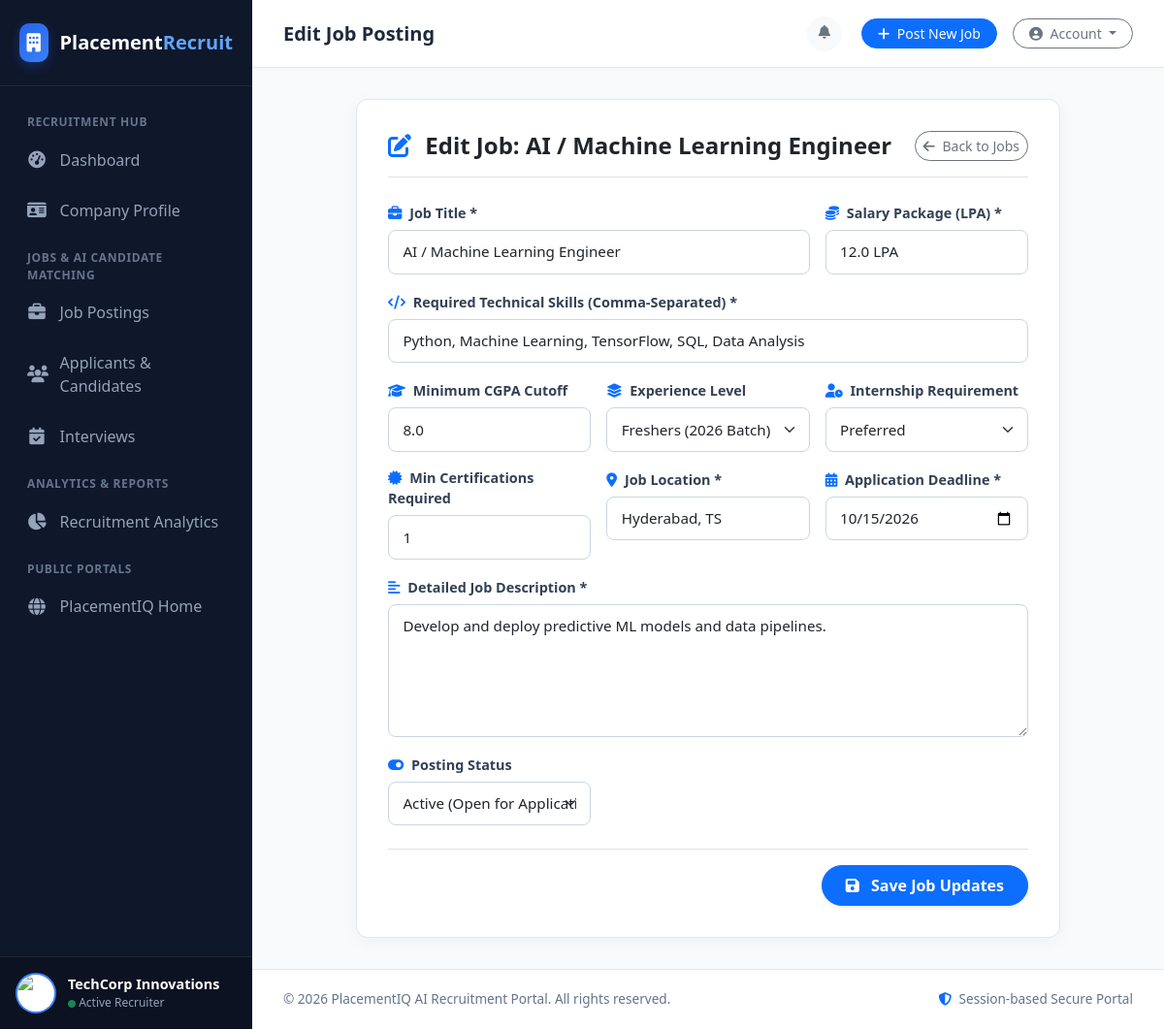
The app's page /company/jobs/2/edit (signed in) with its own data.
### tables this page shows
CREATE TABLE companies (
            id INTEGER PRIMARY KEY AUTOINCREMENT,
            company_name TEXT NOT NULL,
            email TEXT UNIQUE NOT NULL,
            password_hash TEXT NOT NULL,
            contact_person TEXT,
            phone TEXT,
            industry TEXT DEFAULT 'Information Technology',
            location TEXT DEFAULT 'Bengaluru, India',
            website TEXT,
            company_size TEXT DEFAULT '100-500 Employees',
            description TEXT,
            logo TEXT DEFAULT 'default_company.png',
            is_verified INTEGER DEFAULT 1,
            reset_token TEXT,
            created_at DATETIME DEFAULT CURRENT_TIMESTAMP
        );

CREATE TABLE jobs (
            id INTEGER PRIMARY KEY AUTOINCREMENT,
            company_id INTEGER NOT NULL,
            title TEXT NOT NULL,
            description TEXT NOT NULL,
            required_skills TEXT NOT NULL,
            min_cgpa REAL DEFAULT 6.0,
            required_certifications INTEGER DEFAULT 0,
            internship_required TEXT DEFAULT 'No',
            experience_level TEXT DEFAULT 'Freshers',
            salary_package TEXT NOT NULL,
            location TEXT NOT NULL,
            deadline DATE NOT NULL,
            status TEXT DEFAULT 'Active',
            created_at DATETIME DEFAULT CURRENT_TIMESTAMP,
            updated_at DATETIME DEFAULT CURRENT_TIMESTAMP,
            FOREIGN KEY (company_id) REFERENCES companies(id) ON DELETE CASCADE
        );

### routes/company.py (the view, shortened to what this page needs)
@company_bp.route('/jobs/<int:job_id>/edit', methods=['GET', 'POST'])
@company_login_required
def job_edit(job_id):
    company_id = session['company_id']
    job = database.get_job_by_id(job_id)
    if not job or job['company_id'] != company_id:
        flash('Job not found or access denied.', 'danger')
        return redirect(url_for('company.jobs_list'))
    return render_template('company/jobs/edit.html', job=job)

### templates/company/jobs/edit.html (shortened to what this page needs)
{% extends 'company/company_base.html' %}
{% block page_header %}Edit Job Posting{% endblock %}
{% block content %}
<div class="row justify-content-center">
    <div class="col-lg-10">
        <div class="form-card">
            <div class="d-flex align-items-center justify-content-between mb-4 pb-3 border-bottom">
                <h4 class="fw-bold text-dark mb-0"><i class="fas fa-edit text-primary me-2"></i> Edit Job: {{ job.title }}</h4>
                <a href="{{ url_for('company.jobs_list') }}" class="btn btn-sm btn-outline-secondary rounded-pill">
                    <i class="fas fa-arrow-left me-1"></i> Back to Jobs
                </a>
            </div>
            <form action="{{ url_for('company.job_edit', job_id=job.id) }}" method="POST">
                <div class="row g-3">
                    <div class="col-md-8">
                        <label class="form-label"><i class="fas fa-briefcase text-primary me-1"></i> Job Title *</label>
                        <input type="text" class="form-control" name="title" value="{{ job.title }}" required>
                    </div>
                    <div class="col-md-4">
                        <label class="form-label"><i class="fas fa-coins text-primary me-1"></i> Salary Package (LPA) *</label>
                        <input type="text" class="form-control" name="salary_package" value="{{ job.salary_package }}" required>
                    </div>
                    <div class="col-12">
                        <label class="form-label"><i class="fas fa-code text-primary me-1"></i> Required Technical Skills (Comma-Separated) *</label>
                        <input type="text" class="form-control" name="required_skills" value="{{ job.required_skills }}" required>
                    </div>
                    <div class="col-md-4">
                        <label class="form-label"><i class="fas fa-graduation-cap text-primary me-1"></i> Minimum CGPA Cutoff</label>
                        <input type="number" step="0.1" min="0" max="10" class="form-control" name="min_cgpa" value="{{ job.min_cgpa }}">
                    </div>
                    <div class="col-md-4">
                        <label class="form-label"><i class="fas fa-layer-group text-primary me-1"></i> Experience Level</label>
                        <select class="form-select" name="experience_level">
                            <option value="Freshers" {% if job.experience_level == 'Freshers' %}selected{% endif %}>Freshers (2026 Batch)</option>
                        </select>
                    </div>
                    <div class="col-md-4">
                        <label class="form-label"><i class="fas fa-user-clock text-primary me-1"></i> Internship Requirement</label>
                        <select class="form-select" name="internship_required">
                            <option value="Preferred" {% if job.internship_required == 'Preferred' %}selected{% endif %}>Preferred</option>
                        </select>
                    </div>
                    <div class="col-md-4">
                        <label class="form-label"><i class="fas fa-certificate text-primary me-1"></i> Min Certifications Required</label>
                        <input type="number" min="0" class="form-control" name="required_certifications" value="{{ job.required_certifications }}">
                    </div>
                    <div class="col-md-4">
                        <label class="form-label"><i class="fas fa-map-marker-alt text-primary me-1"></i> Job Location *</label>
                        <input type="text" class="form-control" name="location" value="{{ job.location }}" required>
                    </div>
                    <div class="col-md-4">
                        <label class="form-label"><i class="fas fa-calendar-alt text-primary me-1"></i> Application Deadline *</label>
                        <input type="date" class="form-control" name="deadline" value="{{ job.deadline }}" required>
                    </div>
                    <div class="col-12">
                        <label class="form-label"><i class="fas fa-align-left text-primary me-1"></i> Detailed Job Description *</label>
                        <textarea class="form-control" name="description" rows="5" required>{{ job.description }}</textarea>
                    </div>
                    <div class="col-md-4">
                        <label class="form-label"><i class="fas fa-toggle-on text-primary me-1"></i> Posting Status</label>
                        <select class="form-select" name="status">
                            <option value="Active" {% if job.status == 'Active' %}selected{% endif %}>Active (Open for Applications)</option>
                        </select>
                    </div>
                </div>
                <div class="mt-4 pt-3 border-top text-end">
                    <button type="submit" class="btn btn-primary rounded-pill px-4 py-2 fw-bold shadow-sm">
                        <i class="fas fa-save me-2"></i> Save Job Updates
                    </button>
                </div>
            </form>
        </div>
    </div>
</div>
{% endblock %}

### templates/company/company_base.html (shortened to what this page needs)
<!DOCTYPE html>
<html lang="en">
<head>
    <link href="https://cdn.jsdelivr.net/npm/bootstrap@5.3.0/dist/css/bootstrap.min.css" rel="stylesheet">
    <link rel="stylesheet" href="https://cdnjs.cloudflare.com/ajax/libs/font-awesome/6.4.0/css/all.min.css">
    <link rel="stylesheet" href="{{ url_for('static', filename='css/company.css') }}">
</head>
<body class="company-body">
    <div class="company-wrapper">
        <aside class="company-sidebar" id="companySidebar">
            <div class="company-sidebar-header">
                <a href="{{ url_for('company.dashboard') }}" class="company-sidebar-brand">
                    <div class="company-brand-icon">
                        <i class="fas fa-building"></i>
                    </div>
                    <span>Placement<span style="color: #60a5fa;">Recruit</span></span>
                </a>
            </div>
            <ul class="company-sidebar-menu">
                <li class="company-menu-label">Recruitment Hub</li>
                <li class="company-menu-item">
                    <a href="{{ url_for('company.dashboard') }}" class="company-menu-link {% if request.endpoint == 'company.dashboard' %}active{% endif %}">
                        <i class="fas fa-tachometer-alt"></i>
                        <span>Dashboard</span>
                    </a>
                </li>
                <li class="company-menu-item">
                    <a href="{{ url_for('company.profile') }}" class="company-menu-link {% if request.endpoint == 'company.profile' %}active{% endif %}">
                        <i class="fas fa-id-card"></i>
                        <span>Company Profile</span>
                    </a>
                </li>
                <li class="company-menu-label">Jobs & AI Candidate Matching</li>
                <li class="company-menu-item">
                    <a href="{{ url_for('company.jobs_list') }}" class="company-menu-link {% if 'jobs' in request.endpoint %}active{% endif %}">
                        <i class="fas fa-briefcase"></i>
                        <span>Job Postings</span>
                    </a>
                </li>
                <li class="company-menu-item">
                    <a href="{{ url_for('company.candidate_list') }}" class="company-menu-link {% if 'candidate' in request.endpoint %}active{% endif %}">
                        <i class="fas fa-users"></i>
                        <span>Applicants & Candidates</span>
                    </a>
                </li>
                <li class="company-menu-item">
                    <a href="{{ url_for('company.interviews_list') }}" class="company-menu-link {% if 'interview' in request.endpoint %}active{% endif %}">
                        <i class="fas fa-calendar-check"></i>
                        <span>Interviews</span>
                    </a>
                </li>
                <li class="company-menu-label">Analytics & Reports</li>
                <li class="company-menu-item">
                    <a href="{{ url_for('company.analytics') }}" class="company-menu-link {% if request.endpoint == 'company.analytics' %}active{% endif %}">
                        <i class="fas fa-chart-pie"></i>
                        <span>Recruitment Analytics</span>
                    </a>
                </li>
                <li class="company-menu-label">Public Portals</li>
                <li class="company-menu-item">
                    <a href="{{ url_for('public.home') }}" class="company-menu-link" target="_blank">
                        <i class="fas fa-globe"></i>
                        <span>PlacementIQ Home</span>
                    </a>
                </li>
            </ul>
            <div class="company-sidebar-footer">
                <div class="company-user-card">
                    <img src="{{ url_for('static', filename='uploads/company_logos/' + session.get('company_logo', 'default_company.png')) }}" alt="Company Logo" class="company-logo-avatar" onerror="this.src='{{ url_for('static', filename='uploads/company_logos/default_company.png') }}'">
                    <div class="company-user-info">
                        <div class="company-user-name">{{ session.get('company_name', 'Company Portal') }}</div>
                        <div class="company-user-role"><i class="fas fa-circle text-success" style="font-size: 0.5rem;"></i> Active Recruiter</div>
                    </div>
                </div>
            </div>
        </aside>
        <div class="company-content">
            <header class="company-header">
                <div class="d-flex align-items-center gap-3">
                    <h4 class="header-title">{% block page_header %}Recruitment Portal{% endblock %}</h4>
                </div>
                <div class="header-actions">
                    <a href="{{ url_for('notifications.hub') }}" class="btn btn-light btn-sm rounded-circle position-relative me-1" title="Notification Hub" style="width: 36px; height: 36px;">
                        <i class="fas fa-bell text-secondary"></i>
                    </a>
                    <a href="{{ url_for('company.job_create') }}" class="btn btn-primary btn-sm rounded-pill px-3">
                        <i class="fas fa-plus me-1"></i> Post New Job
                    </a>
                    <div class="dropdown">
                        <button class="btn btn-outline-secondary btn-sm dropdown-toggle rounded-pill px-3" type="button" data-bs-toggle="dropdown">
                            <i class="fas fa-user-circle me-1"></i> Account
                        </button>
                    </div>
                </div>
            </header>
            <main class="company-main-body">
                {% block content %}{% endblock %}
            </main>
            <footer class="company-footer">
                <div>&copy; 2026 PlacementIQ AI Recruitment Portal. All rights reserved.</div>
                <div><i class="fas fa-shield-alt text-primary me-1"></i> Session-based Secure Portal</div>
            </footer>
        </div>
    </div>
</body>
</html>

### records on screen
companies: get "TechCorp Innovations"
jobs: title "AI / Machine Learning Engineer", salary_package "12.0 LPA", required_skills "Python, Machine Learning, TensorFlow, SQL, Data Analysis", min_cgpa "8.0", experience_level "Freshers (2026 Batch)", internship_required "Preferred", required_certifications "1", location "Hyderabad, TS", deadline "10/15/2026", description "Develop and deploy predictive ML models and data pipelines.", status "Active (Open for Applications)"
